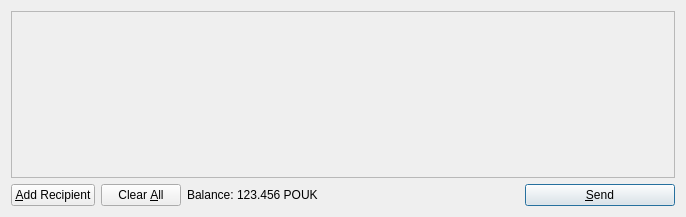
<?xml version="1.0" encoding="UTF-8"?>
<ui version="4.0">
 <class>SendCoinsDialog</class>
 <widget class="QDialog" name="SendCoinsDialog">
  <property name="geometry">
   <rect>
    <x>0</x>
    <y>0</y>
    <width>686</width>
    <height>217</height>
   </rect>
  </property>
  <property name="windowTitle">
   <string>Send Coins</string>
  </property>
  <layout class="QVBoxLayout" name="verticalLayout">
   <item>
    <widget class="QScrollArea" name="scrollArea">
     <property name="widgetResizable">
      <bool>true</bool>
     </property>
     <widget class="QWidget" name="scrollAreaWidgetContents">
      <property name="geometry">
       <rect>
        <x>0</x>
        <y>0</y>
        <width>666</width>
        <height>165</height>
       </rect>
      </property>
      <layout class="QVBoxLayout" name="verticalLayout_2">
       <property name="margin">
        <number>0</number>
       </property>
       <item>
        <layout class="QVBoxLayout" name="entries">
         <property name="spacing">
          <number>6</number>
         </property>
        </layout>
       </item>
       <item>
        <spacer name="verticalSpacer">
         <property name="orientation">
          <enum>Qt::Vertical</enum>
         </property>
         <property name="sizeHint" stdset="0">
          <size>
           <width>20</width>
           <height>40</height>
          </size>
         </property>
        </spacer>
       </item>
      </layout>
     </widget>
    </widget>
   </item>
   <item>
    <layout class="QHBoxLayout" name="horizontalLayout">
     <item>
      <widget class="QPushButton" name="addButton">
       <property name="toolTip">
        <string>Send to multiple recipients at once</string>
       </property>
       <property name="text">
        <string>&amp;Add Recipient</string>
       </property>
       <property name="icon">
        <iconset resource="../bitcoin.qrc">
         <normaloff>:/icons/add</normaloff>:/icons/add</iconset>
       </property>
       <property name="autoDefault">
        <bool>false</bool>
       </property>
      </widget>
     </item>
     <item>
      <widget class="QPushButton" name="clearButton">
       <property name="sizePolicy">
        <sizepolicy hsizetype="Minimum" vsizetype="Fixed">
         <horstretch>0</horstretch>
         <verstretch>0</verstretch>
        </sizepolicy>
       </property>
       <property name="toolTip">
        <string>Remove all transaction fields</string>
       </property>
       <property name="text">
        <string>Clear &amp;All</string>
       </property>
       <property name="icon">
        <iconset resource="../bitcoin.qrc">
         <normaloff>:/icons/remove</normaloff>:/icons/remove</iconset>
       </property>
       <property name="autoRepeatDelay">
        <number>300</number>
       </property>
       <property name="autoDefault">
        <bool>false</bool>
       </property>
      </widget>
     </item>
     <item>
      <layout class="QHBoxLayout" name="horizontalLayout_2">
       <property name="spacing">
        <number>3</number>
       </property>
       <item>
        <widget class="QLabel" name="label">
         <property name="text">
          <string>Balance:</string>
         </property>
        </widget>
       </item>
       <item>
        <widget class="QLabel" name="labelBalance">
         <property name="cursor">
          <cursorShape>IBeamCursor</cursorShape>
         </property>
         <property name="text">
          <string>123.456 POUK</string>
         </property>
         <property name="textInteractionFlags">
          <set>Qt::LinksAccessibleByMouse|Qt::TextSelectableByKeyboard|Qt::TextSelectableByMouse</set>
         </property>
        </widget>
       </item>
      </layout>
     </item>
     <item>
      <spacer name="horizontalSpacer">
       <property name="orientation">
        <enum>Qt::Horizontal</enum>
       </property>
       <property name="sizeHint" stdset="0">
        <size>
         <width>40</width>
         <height>20</height>
        </size>
       </property>
      </spacer>
     </item>
     <item>
      <widget class="QPushButton" name="sendButton">
       <property name="minimumSize">
        <size>
         <width>150</width>
         <height>0</height>
        </size>
       </property>
       <property name="toolTip">
        <string>Confirm the send action</string>
       </property>
       <property name="text">
        <string>&amp;Send</string>
       </property>
       <property name="icon">
        <iconset resource="../bitcoin.qrc">
         <normaloff>:/icons/send</normaloff>:/icons/send</iconset>
       </property>
       <property name="default">
        <bool>true</bool>
       </property>
      </widget>
     </item>
    </layout>
   </item>
  </layout>
 </widget>
 <resources>
  <include location="../bitcoin.qrc"/>
 </resources>
 <connections/>
</ui>
